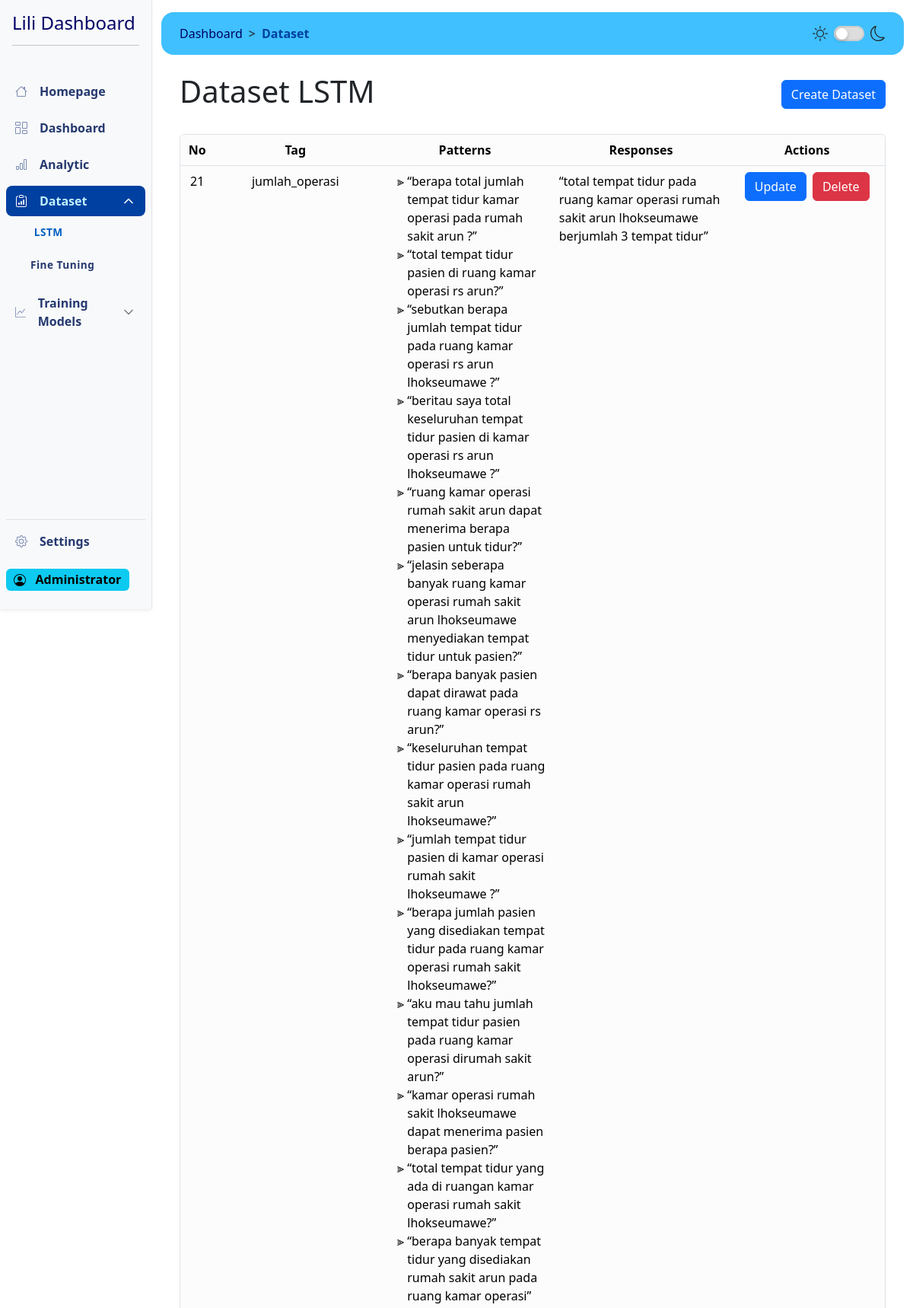
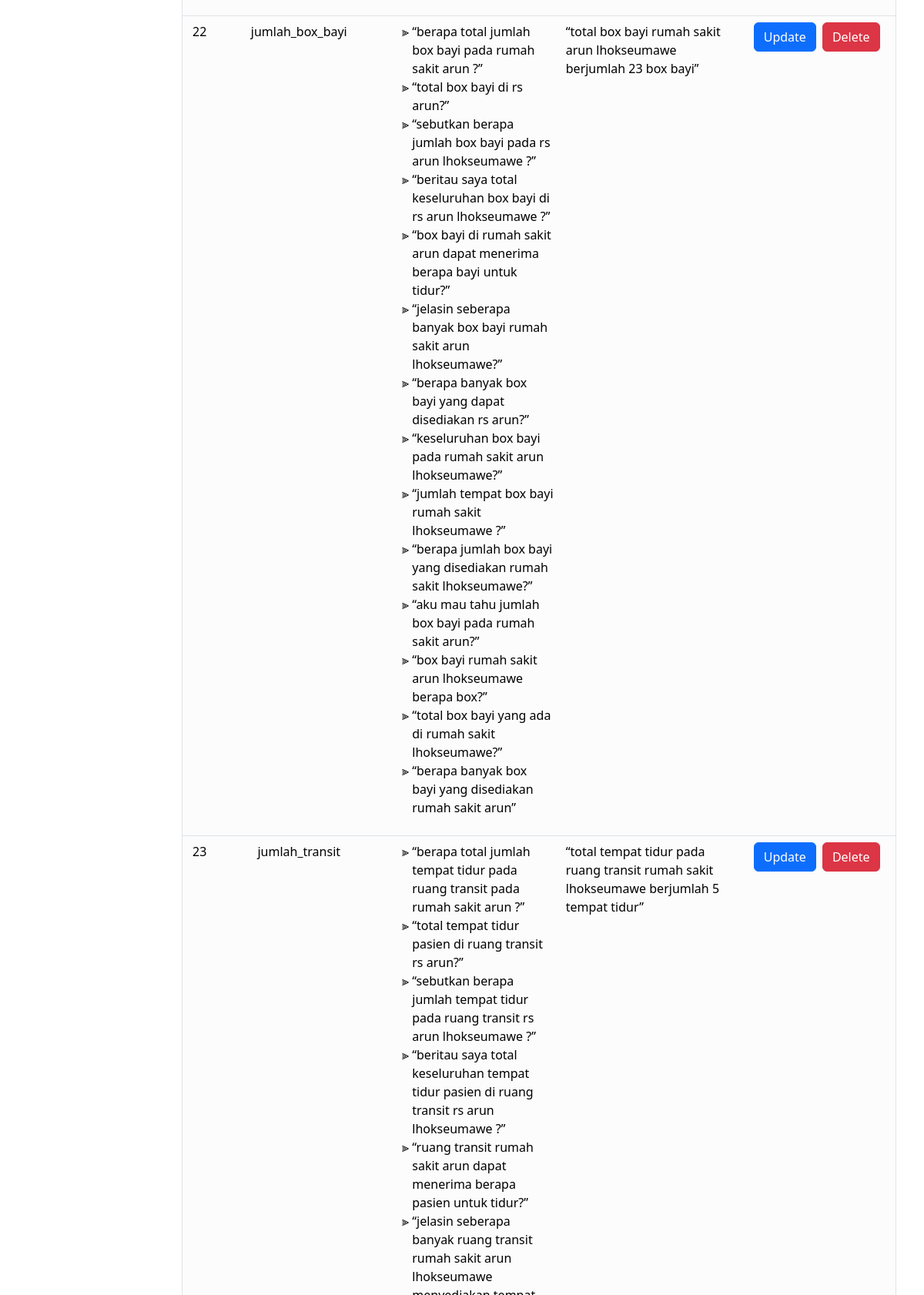
Screenshot of /dashboard/dataset?page=3 (signed in, upper part) with the database file from the repository (2 pictures, top to bottom).
### models/auth_model.py (models this page shows, shortened)
class User(db.Model, UserMixin):
    id = db.Column(db.Integer, primary_key=True)
    username = db.Column(db.String(255), unique=True, nullable=False, index=True)
    fullname = db.Column(db.String(255), nullable=False)
    email = db.Column(db.String(150), unique=True, nullable=False, index=True)
    password = db.Column(db.String(255), nullable=False)
    created_at = db.Column(db.DateTime, default=datetime.utcnow)
    last_login = db.Column(db.DateTime)
    is_active = db.Column(db.Boolean, default=True)
    role = db.Column(db.String(50), nullable=False, default="user")  # New role column

### models/lstm_model.py (models this page shows, shortened)
class Lstm(db.Model):
    id = db.Column(db.Integer, primary_key=True)
    tag = db.Column(db.String(80), nullable=False)
    patterns = db.Column(db.Text, nullable=False)
    responses = db.Column(db.Text, nullable=False)

### controller/view_Lstm.py (the view)
@lstm.route("/dashboard/dataset", methods=["GET"])
@login_required
def read_lstm():
    page = request.args.get("page", 1, type=int)
    per_page = 10
    lstm_query = Lstm.query.paginate(page=page, per_page=per_page, error_out=False)
    start_number = (page - 1) * per_page + 1
    return render_template(
        "pages/dataset.html",
        lstm=lstm_query.items,
        pagination=lstm_query,
        start_number=start_number,
    )

### templates/pages/dataset.html (shortened to what this page needs)
<!DOCTYPE html>
{% extends 'dashboard.html' %} {% block content %}
<header class="my-4 d-flex justify-content-between align-items-center">
  <h1>Dataset LSTM</h1>
  <button type="button" class="btn btn-primary" id="create-btn" data-bs-toggle="modal" data-bs-target="#createModal">Create Dataset</button>
</header>
<section class="table-responsive mb-3">
  <div class="border rounded shadow-sm">
    <table class="table table-hover">
      <thead>
        <tr class="text-center">
          <th scope="col">No</th>
          <th scope="col">Tag</th>
          <th scope="col" class="w-25">Patterns</th>
          <th scope="col" class="w-25">Responses</th>
          <th scope="col">Actions</th>
        </tr>
      </thead>
      <tbody>
        {% for lstm_data in lstm %}
        <tr>
          <td class="text-center" id="dataset-id">{{ start_number + loop.index0 }}</td>
          <td class="text-center">{{ lstm_data.tag }}</td>
          <td>
            <ul class="pattern-container" style="list-style-type: '⫸ '">
              {% for pattern in lstm_data.patterns.split(',') %}
              <li class="pattern-item">&OpenCurlyDoubleQuote;{{ pattern.strip() }}&CloseCurlyDoubleQuote;{% if not loop.last %}{% endif %}</li>
              {% endfor %}
            </ul>
          </td>
          <td class="text-start">&OpenCurlyDoubleQuote;{{ lstm_data.responses }}&CloseCurlyDoubleQuote;</td>
          <td>
            <div class="d-flex justify-content-center align-items-center gap-2">
              <button
                type="button"
                class="btn btn-primary open-update-modal-button"
                data-id="{{ lstm_data.id }}"
                data-tag="{{ lstm_data.tag }}"
                data-patterns="{{ lstm_data.patterns }}"
                data-responses="{{ lstm_data.responses }}"
                data-bs-toggle="modal"
                data-bs-target="#updateModal"
              >
                Update
              </button>
              <form id="delete-form" method="POST" data-id="{{ lstm_data.id }}">
                <button type="submit" class="btn btn-danger">Delete</button>
              </form>
            </div>
          </td>
        </tr>
        {% endfor %}
      </tbody>
    </table>
  </div>
</section>
{% endblock %}

### templates/partials/sidebar.html (shortened to what this page needs)
<aside
  class="col-lg-2 gx-0 position-sticky top-0 border-end border-light-subtle d-flex flex-column offcanvas-lg offcanvas-start"
  id="sidebar"
  tabindex="-1"
  aria-labelledby="offcanvasLabel"
>
  <div class="sidebar-wrapper active top-0 bg-body-tertiary shadow-sm d-flex flex-column h-100">
    <header class="sidebar-header position-relative">
      <div class="d-flex justify-content-between align-items-center">
        <div class="logo">
          <h1 class="navbar-brand fs-4">Lili Dashboard</h1>
        </div>
      </div>
      <hr />
    </header>
    <nav class="sidebar-menu d-flex flex-column justify-content-between h-100">
      <div class="menu">
        <div class="sidebar-item">
          <a href="/" class="sidebar-link">
            Homepage
          </a>
        </div>
        <div class="sidebar-item">
          <a href="{{ url_for('route.dashboard') }}" class="sidebar-link">
            Dashboard
          </a>
        </div>
        <div class="sidebar-item">
          <a href="/analytic" class="sidebar-link">
            Analytic
          </a>
        </div>
        <div class="sidebar-item has-sub">
          <div class="sidebar-link">
            <span>Dataset</span>
          </div>
          <div class="submenu">
            <div class="submenu-item">
              <a href="{{ url_for('lstm.read_lstm') }}" class="submenu-link">LSTM</a>
            </div>
            <div class="submenu-item">
              <a href="{{ url_for('fineTuning.view_finetuning_data') }}" class="submenu-link">Fine Tuning</a>
            </div>
          </div>
        </div>
        <div class="sidebar-item has-sub">
          <div class="sidebar-link">
            <span>Training Models</span>
          </div>
        </div>
      </div>
      <div class="menu mb-4">
        <div class="sidebar-item mb-3 border-top">
          <a href="{{ url_for('auth.logout') }}" class="sidebar-link">
            Settings
          </a>
        </div>
        <span class="badge text-bg-info fs-6">
          {{ current_user.fullname }}
        </span>
      </div>
    </nav>
  </div>
</aside>

### static/css/dashboard-style.css (style rules this page uses)
:root, [data-bs-theme="light"] { color-scheme: light; --blue-darkest: #000066; --blue-darker: #002080; --blue-dark: #0040a0; --blue: #0060c0; --blue-light: #0080e0; --blue-lighter: #00a0ff; --blue-lightest: rgb(64, 192, 255); --blue-pale: #80e0ff; --blue-paler: #c0f0ff; --sidebar-link: #25396f; --sidebar-link-active: var(--blue); --bs-primary: var(--blue); --nav-brand-color: var(--blue-darkest); }
.table { --bs-table-bg: var(--bs-light-bg-subtle) !important; border-radius: 0.5rem; overflow: hidden; }

### rows the page displays
User: fullname "Administrator"
Lstm: start_number+loop.index0 "21", tag "jumlah_operasi", strip "berapa total jumlah tempat tidur kamar operasi pada rumah sakit arun ?" "total tempat tidur pasien di ruang kamar operasi rs arun?" "sebutkan berapa jumlah tempat tidur pada ruang kamar operasi rs arun lhokseumawe ?" "beritau saya total keseluruhan tempat tidur pasien di kamar operasi rs arun lhokseumawe ?" "ruang kamar operasi rumah sakit arun dapat menerima berapa pasien untuk tidur?" "jelasin seberapa banyak ruang kamar operasi rumah sakit arun lhokseumawe menyediakan tempat tidur untuk pasien?" "berapa banyak pasien dapat dirawat pada ruang kamar operasi rs arun?" "keseluruhan tempat tidur pasien pada ruang kamar operasi rumah sakit arun lhokseumawe?" "jumlah tempat tidur pasien di kamar operasi rumah sakit lhokseumawe ?" "berapa jumlah pasien yang disediakan tempat tidur pada ruang kamar operasi rumah sakit lhokseumawe?" "aku mau tahu jumlah tempat tidur pasien pada ruang kamar operasi dirumah sakit arun?" "kamar operasi rumah sakit lhokseumawe dapat menerima pasien berapa pasien?" "total tempat tidur yang ada di ruangan kamar operasi rumah sakit lhokseumawe?" "berapa banyak tempat tidur yang disediakan rumah sakit arun pada ruang kamar operasi", responses "total tempat tidur pada ruang kamar operasi rumah sakit arun lhokseumawe berjumlah 3 tempat tidur"
Lstm: start_number+loop.index0 "22", tag "jumlah_box_bayi", strip "berapa total jumlah box bayi pada rumah sakit arun ?" "total box bayi di rs arun?" "sebutkan berapa jumlah box bayi pada rs arun lhokseumawe ?" "beritau saya total keseluruhan box bayi di rs arun lhokseumawe ?" "box bayi di rumah sakit arun dapat menerima berapa bayi untuk tidur?" "jelasin seberapa banyak box bayi rumah sakit arun lhokseumawe?" "berapa banyak box bayi yang dapat disediakan rs arun?" "keseluruhan box bayi pada rumah sakit arun lhokseumawe?" "jumlah tempat box bayi rumah sakit lhokseumawe ?" "berapa jumlah box bayi yang disediakan rumah sakit lhokseumawe?" "aku mau tahu jumlah box bayi pada rumah sakit arun?" "box bayi rumah sakit arun lhokseumawe berapa box?" "total box bayi yang ada di rumah sakit lhokseumawe?" "berapa banyak box bayi yang disediakan rumah sakit arun", responses "total box bayi rumah sakit arun lhokseumawe berjumlah 23 box bayi"
Lstm: start_number+loop.index0 "23", tag "jumlah_transit", strip "berapa total jumlah tempat tidur pada ruang transit pada rumah sakit arun ?" "total tempat tidur pasien di ruang transit rs arun?" "sebutkan berapa jumlah tempat tidur pada ruang transit rs arun lhokseumawe ?" "beritau saya total keseluruhan tempat tidur pasien di ruang transit rs arun lhokseumawe ?" "ruang transit rumah sakit arun dapat menerima berapa pasien untuk tidur?", responses "total tempat tidur pada ruang transit rumah sakit lhokseumawe berjumlah 5 tempat tidur"
